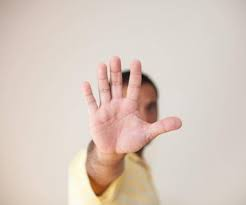
#> input picture Graduation project task1/hand.jpeg, 246 x 205 px, found by its file name
$ jupyter execute 'graduation project.ipynb'
#> lines starting #> are read from the running program, lines starting #| are printed output that depends on the picture
[cell 1]
##### IMPORTING LIBRARIES ######
import cv2
import matplotlib.pyplot as plt

[cell 2]
### HAND DETECTION CLASS ###
class hand_detection:

    ### READING IMAGE AND CHANGE IT COLOR MAPPING AND RETURN IT ###
    def reading_image(self):
        global image
        ### READING IMAGE ###
        image = cv2.imread('/home/linux/Downloads/hand.jpeg')
#> image is the input picture: shape (205, 246, 3); mean B, G, R 192.2, 202.4, 217.8
        ### FROM BGR 2 RGB ###
        image = cv2.cvtColor(image, cv2.COLOR_BGR2RGB)
        plt.imshow(image)
        return image

    ### CROPPING FUNCTION BY PASSING IMAGE AND USING ROI TO LIMIT REGION ###
    def cropping_image(self, image):
        x = 79   # INTIIAL POINT OF X AXIS
        y = 55   # INTIIAL POINT OF Y AXIS
        h = 105  # HEIGHT
        w = 105  # WIDTH
        image_copy = image.copy()
        image_copy = cv2.cvtColor(image_copy, cv2.COLOR_BGR2RGB)
        crop_image = image_copy[y:y+h, x:x+w]  # REGION OF INTERSET FOR CROPPING
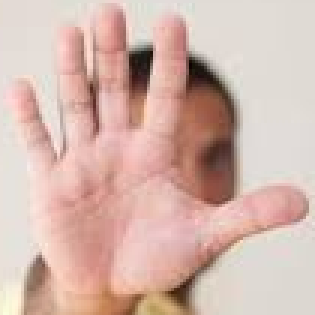
#> crop_image: shape (105, 105, 3) (shown 3 times larger); mean B, G, R 173.6, 183.2, 212.9
        crop_image = cv2.cvtColor(crop_image, cv2.COLOR_BGR2RGB)
        plt.imshow(crop_image)

    ### DETECT HAND BY DRAWING RECTANGLE OF ROI ###
    def detect_hand(self, image):
        image_detect_copy = image.copy()
        cv2.rectangle(image_detect_copy, pt1 = (79,55), pt2 = (184, 160), color =(0,255,0), thickness = 5)
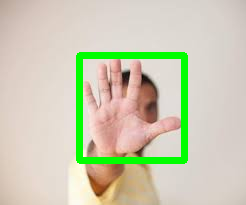
#> image_detect_copy: shape (205, 246, 3); mean R, G, B 205, 205.1, 180.8
        plt.imshow(image_detect_copy)
